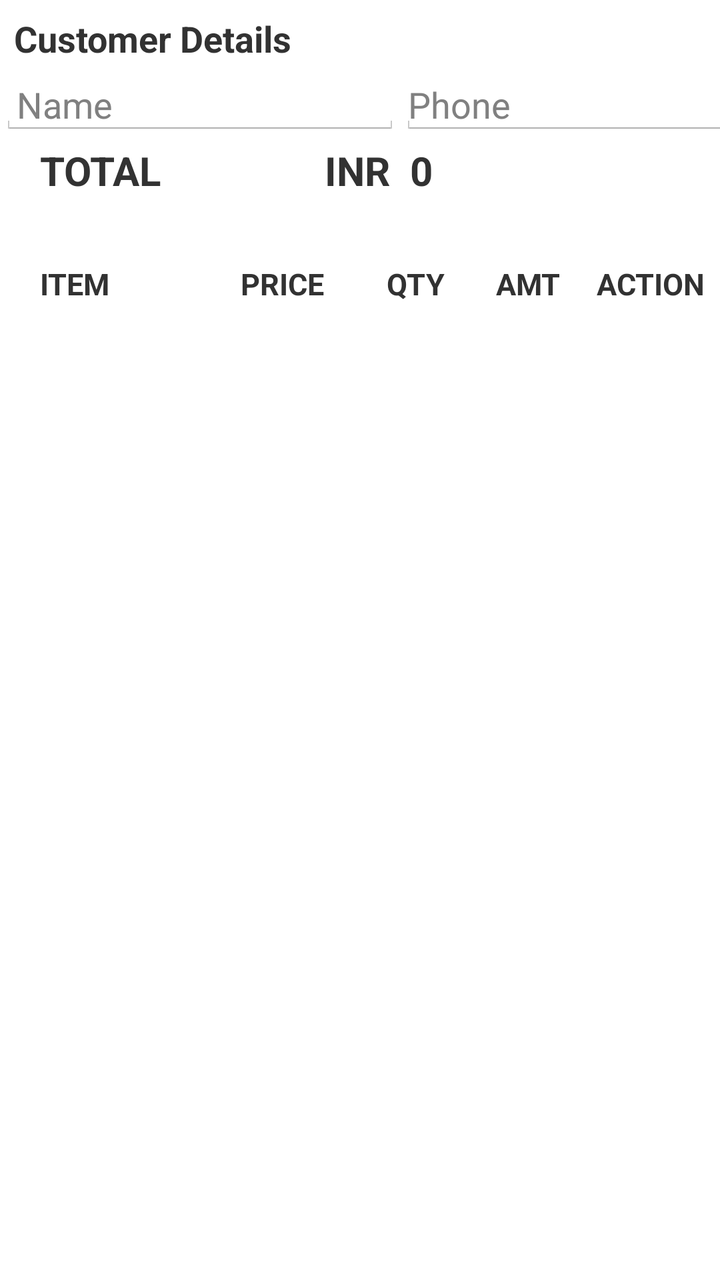
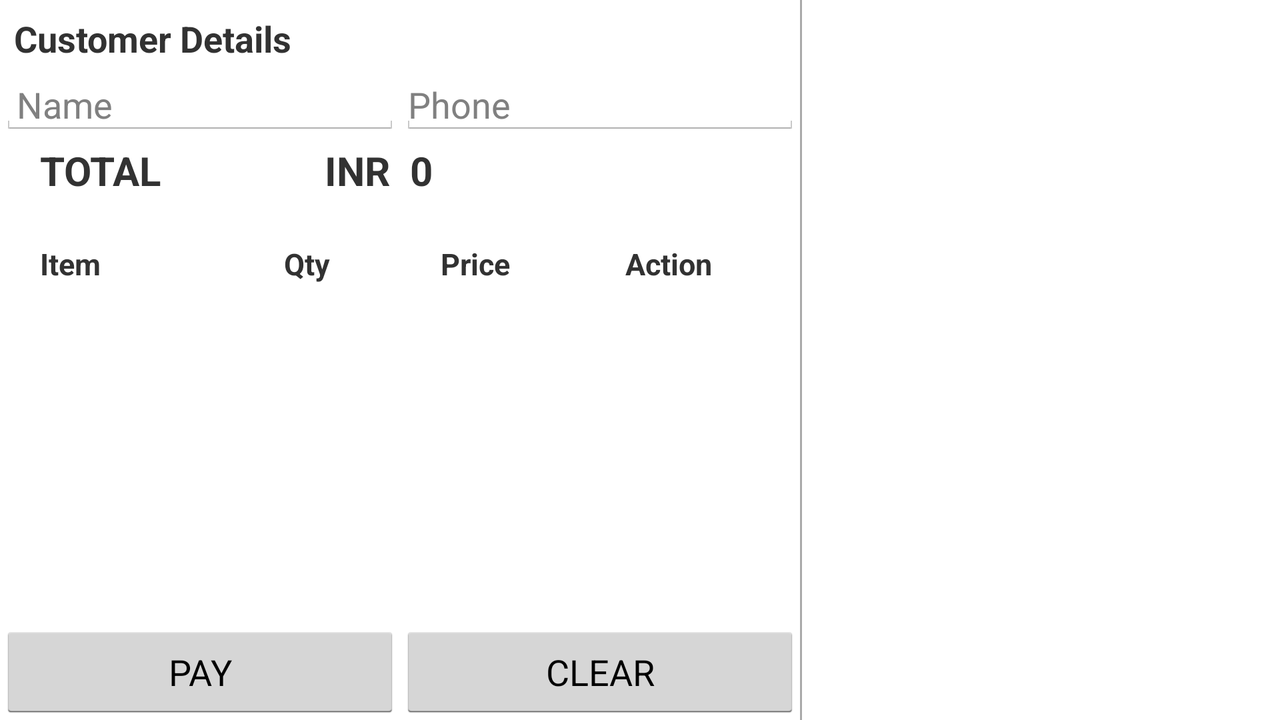

An Android layout and its configuration variant, each rendered on a device that would load it. The default file and the variant file are quoted in full after the pictures.
<!-- AndroidManifest.xml: application theme AppTheme -->
<!-- res/layout/pos.xml -->
<?xml version="1.0" encoding="utf-8"?>
<LinearLayout xmlns:android="http://schemas.android.com/apk/res/android"
    android:id="@+id/LinearLayout1"
    android:layout_width="match_parent"
    android:layout_height="match_parent"
    android:gravity="left"
    android:orientation="horizontal">


    <LinearLayout
        android:layout_width="400dp"
        android:layout_height="match_parent">


        <LinearLayout
            android:id="@+id/tableRow1"
            android:layout_width="400dp"
            android:layout_height="match_parent"
            android:orientation="vertical">

            <TextView
                android:id="@+id/textView1"
                android:layout_width="match_parent"
                android:layout_height="wrap_content"
                android:padding="7dp"
                android:text="Customer Details"
                android:textSize="18sp"
                android:textStyle="bold" />

            <LinearLayout
                android:layout_width="match_parent"
                android:layout_height="30dp"
                android:orientation="horizontal">

                <EditText
                    android:id="@+id/c_name_id"
                    android:layout_width="0dp"
                    android:layout_height="wrap_content"
                    android:layout_weight="1"
                    android:hint=" Name"
                    android:inputType="textNoSuggestions"
                    android:maxLength="14"
                    android:padding="4dp" />


                <EditText
                    android:id="@+id/c_number_id"
                    android:layout_width="0dp"
                    android:layout_height="wrap_content"
                    android:layout_weight="1"
                    android:hint="Phone"
                    android:inputType="number"
                    android:maxLength="10"
                    android:padding="4dp" />
            </LinearLayout>

            <LinearLayout
                android:id="@+id/total_linear"
                android:layout_width="match_parent"
                android:layout_height="50dp"
                android:layout_marginTop="10px"
                android:orientation="horizontal">

                <TextView
                    android:id="@+id/total"
                    android:layout_width="0dp"
                    android:layout_height="50dp"
                    android:layout_marginLeft="20dp"
                    android:layout_weight=".6"
                    android:gravity="left"
                    android:text="TOTAL"
                    android:textSize="20dp"
                    android:textStyle="bold" />

                <TextView
                    android:id="@+id/total1_amo"
                    android:layout_width="0dp"
                    android:layout_height="50dp"
                    android:layout_weight=".3"
                    android:gravity="right"
                    android:text="INR"
                    android:textSize="20dp"
                    android:textStyle="bold" />

                <TextView
                    android:id="@+id/total_amo"
                    android:layout_width="0dp"
                    android:layout_height="50dp"
                    android:layout_marginLeft="10dp"
                    android:layout_weight="1"
                    android:gravity="left"
                    android:text="0"
                    android:textSize="20dp"
                    android:textStyle="bold" />
            </LinearLayout>

            <LinearLayout
                android:layout_width="match_parent"
                android:layout_height="match_parent"
                android:layout_weight="1"
                android:orientation="vertical">

                <LinearLayout
                    android:layout_width="match_parent"
                    android:layout_height="wrap_content"
                    android:padding="10dp"
                    android:orientation="horizontal">

                    <TextView
                        android:id="@+id/tv_item_id"
                        android:layout_width="0dp"
                        android:layout_height="wrap_content"
                        android:layout_marginLeft="10dp"
                        android:layout_weight="1.1"
                        android:gravity="start"
                        android:text="ITEM"
                        android:textSize="15dp"
                        android:textStyle="bold" />

                    <TextView
                        android:id="@+id/tv_price_id"
                        android:layout_width="0dp"
                        android:layout_height="wrap_content"
                        android:layout_weight=".8"
                        android:gravity="start"
                        android:text="PRICE"
                        android:textSize="15dp"
                        android:textStyle="bold" />

                    <TextView
                        android:id="@+id/tv_qty_id"
                        android:layout_width="0dp"
                        android:layout_height="wrap_content"
                        android:layout_weight=".6"
                        android:text="QTY"
                        android:textSize="15dp"
                        android:textStyle="bold" />

                    <TextView
                        android:id="@+id/tv_amount_id"
                        android:layout_width="0dp"
                        android:layout_height="wrap_content"
                        android:layout_weight=".5"
                        android:text="AMT"
                        android:textSize="15dp"
                        android:textStyle="bold" />


                    <TextView
                        android:id="@+id/tv_action_id"
                        android:layout_width="0dp"
                        android:layout_height="wrap_content"
                        android:layout_marginLeft="5dp"
                        android:layout_weight="1"
                        android:text="ACTION"
                        android:textSize="15dp"
                        android:textStyle="bold" />
                </LinearLayout>

                <ListView
                    android:id="@+id/userlist"
                    android:layout_width="match_parent"
                    android:layout_height="match_parent" />
            </LinearLayout>


            <LinearLayout
                android:id="@+id/wwi"
                android:layout_width="match_parent"
                android:layout_height="wrap_content"
                android:gravity="bottom"
                android:orientation="horizontal">

                <Button
                    android:id="@+id/pay"
                    android:layout_width="0dp"
                    android:layout_height="match_parent"
                    android:layout_weight="1"
                    android:background="@drawable/button"
                    android:enabled="true"
                    android:text="PAY"
                    android:textColor="@color/white" />

                <Button
                    android:id="@+id/clear"
                    android:layout_width="0dp"
                    android:layout_height="match_parent"
                    android:layout_weight="1"
                    android:background="@drawable/button"
                    android:text="CLEAR"
                    android:textColor="@color/white" />

            </LinearLayout>
        </LinearLayout>

    </LinearLayout>

    <LinearLayout xmlns:android="http://schemas.android.com/apk/res/android"
        android:id="@+id/sample_main_layout"
        android:layout_width="match_parent"
        android:layout_height="match_parent"
        android:orientation="horizontal">


        <View
            android:layout_width="1dp"
            android:layout_height="match_parent"
            android:background="@android:color/darker_gray" />

        <FrameLayout
            android:id="@+id/sample_content_fragment"
            android:layout_width="0px"
            android:layout_height="match_parent"
            android:layout_weight="2" />

    </LinearLayout>


</LinearLayout>
<!-- resources referenced by this layout -->
<resources>
  <!-- drawable button (drawable) -->
  <?xml version="1.0" encoding="utf-8"?>
  <selector xmlns:android="http://schemas.android.com/apk/res/android" >
      <item android:state_pressed="true" >
          <shape android:shape="rectangle"  >
              <gradient android:angle="-90" android:startColor="@color/button_accent" android:endColor="@color/button_accent"  />
          </shape>
      </item>
      <item android:state_focused="true">
          <shape android:shape="rectangle"  >
              <solid android:color="#58857e"/>
          </shape>
      </item>
      <item >
          <shape android:shape="rectangle"  >
              <gradient android:angle="-90" android:startColor="@color/button" android:endColor="@color/button" />
          </shape>
      </item>
  </selector>
  <style name="AppTheme" parent="android:Theme.Holo.Light.DarkActionBar">
      </style>
</resources>
<!-- res/layout-land/pos.xml (the repository's variant of the layout above) -->
<!-- drawn on the phone turned sideways -->
<?xml version="1.0" encoding="utf-8"?>
<LinearLayout xmlns:android="http://schemas.android.com/apk/res/android"
    android:id="@+id/LinearLayout1"
    android:layout_width="match_parent"
    android:layout_height="match_parent"
    android:gravity="left"
    android:orientation="horizontal">

    <LinearLayout
        android:layout_width="400dp"
        android:layout_height="match_parent">

        <LinearLayout
            android:id="@+id/tableRow1"
            android:layout_width="400dp"
            android:layout_height="match_parent"
            android:orientation="vertical">

            <TextView
                android:id="@+id/textView1"
                android:textStyle="bold"
                android:textSize="18sp"
                android:layout_width="match_parent"
                android:layout_height="wrap_content"
                android:padding="7dp"
                android:text="Customer Details" />

            <LinearLayout
                android:layout_width="match_parent"
                android:layout_height="30dp"
                android:orientation="horizontal">

                <EditText
                    android:id="@+id/c_name_id"
                    android:inputType="textNoSuggestions"
                    android:layout_width="0dp"
                    android:layout_weight="1"
                    android:padding="4dp"
                    android:layout_height="wrap_content"
                    android:hint=" Name" />


                <EditText
                    android:id="@+id/c_number_id"
                    android:padding="4dp"
                    android:layout_width="0dp"
                    android:layout_weight="1"
                    android:inputType="number"
                    android:layout_height="wrap_content"
                    android:hint="Phone"
                    android:maxLength="10"/>
            </LinearLayout>

            <LinearLayout
                android:id="@+id/total_linear"
                android:layout_width="match_parent"
                android:layout_height="50dp"
                android:layout_marginTop="10px"
                android:orientation="horizontal">

                <TextView
                    android:id="@+id/total"
                    android:layout_width="0dp"
                    android:layout_weight=".6"
                    android:textStyle="bold"
                    android:layout_marginLeft="20dp"
                    android:gravity="left"
                    android:layout_height="50dp"
                    android:text="TOTAL"
                    android:textSize="20dp" />

                <TextView
                    android:id="@+id/total1_amo"
                    android:layout_width="0dp"
                    android:layout_weight=".3"
                    android:textStyle="bold"
                    android:gravity="right"
                    android:layout_height="50dp"
                    android:text="INR"
                    android:textSize="20dp" />
                <TextView
                    android:id="@+id/total_amo"
                    android:layout_width="0dp"
                    android:layout_weight="1"
                    android:textStyle="bold"
                    android:gravity="left"
                    android:layout_marginLeft="10dp"
                    android:layout_height="50dp"
                    android:text="0"
                    android:textSize="20dp" />
            </LinearLayout>

            <LinearLayout
                android:layout_width="match_parent"
                android:layout_weight="1"
                android:layout_height="match_parent"
                android:orientation="vertical">
                <LinearLayout
                    android:layout_width="match_parent"
                    android:layout_height="wrap_content"
                    android:orientation="horizontal">

                    <TextView
                        android:id="@+id/tv_item_id"
                        android:layout_width="0dp"
                        android:layout_height="wrap_content"
                        android:layout_weight="1.4"
                        android:layout_marginLeft="20dp"
                        android:gravity="start"
                        android:text="Item"
                        android:textSize="15dp"
                        android:textStyle="bold" />


                    <TextView
                        android:id="@+id/tv_qty_id"
                        android:layout_width="0dp"
                        android:layout_height="wrap_content"
                        android:layout_weight=".9"

                        android:text="Qty"
                        android:textSize="15dp"
                        android:textStyle="bold" />

                    <TextView
                        android:id="@+id/tv_price_id"
                        android:layout_width="0dp"
                        android:layout_height="wrap_content"
                        android:layout_weight="1"
                        android:text="Price"
                        android:textSize="15dp"
                        android:textStyle="bold" />

                    <TextView
                        android:id="@+id/tv_action_id"
                        android:layout_width="0dp"
                        android:layout_height="wrap_content"
                        android:layout_marginLeft="5dp"
                        android:layout_weight="1"
                        android:text="Action"
                        android:textSize="15dp"
                        android:textStyle="bold" />


                </LinearLayout>
                <ListView
                    android:id="@+id/userlist"
                    android:layout_width="match_parent"

                    android:layout_height="match_parent">
                </ListView>
                </LinearLayout>


            <LinearLayout
                android:id="@+id/wwi"
                android:layout_width="match_parent"
                android:layout_height="wrap_content"
                android:gravity="bottom"
                android:orientation="horizontal">

                <Button
                    android:id="@+id/pay"
                    android:layout_width="0dp"
                    android:layout_weight="1"
                    android:layout_height="wrap_content"
                    android:text="PAY" />

                <Button
                    android:id="@+id/clear"
                    android:layout_weight="1"
                    android:layout_width="0dp"
                    android:layout_height="wrap_content"
                    android:text="CLEAR" />

            </LinearLayout>
        </LinearLayout>

    </LinearLayout>

    <LinearLayout xmlns:android="http://schemas.android.com/apk/res/android"
        android:id="@+id/sample_main_layout"
        android:layout_width="match_parent"
        android:layout_height="match_parent"
        android:orientation="horizontal">


        <View
            android:layout_width="1dp"
            android:layout_height="match_parent"
            android:background="@android:color/darker_gray" />

        <FrameLayout
            android:id="@+id/sample_content_fragment"
            android:layout_width="0px"
            android:layout_height="match_parent"
            android:layout_weight="2" />

    </LinearLayout>


</LinearLayout>
<!-- resources referenced by the variant -->
<!-- as the phone turned sideways resolves them -->
<resources>
  <style name="AppTheme" parent="android:Theme.Holo.Light.DarkActionBar">
      </style>
</resources>
